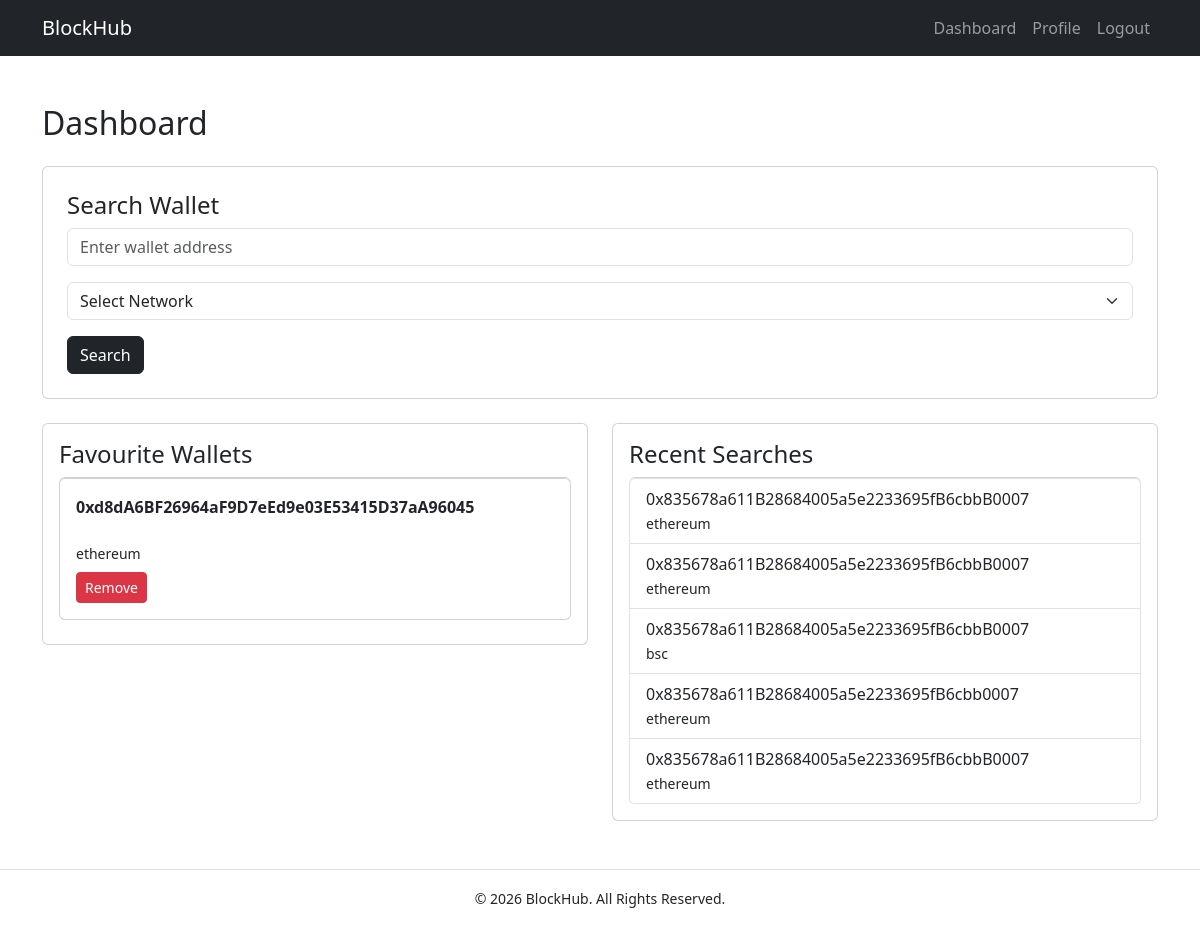
The app's page /dashboard (signed in) with its own data.
### tables this page shows
CREATE TABLE favourites (
    id INTEGER PRIMARY KEY AUTOINCREMENT,
    user_id INTEGER NOT NULL,
    wallet_address TEXT NOT NULL,
    network TEXT,
    added_at TIMESTAMP DEFAULT CURRENT_TIMESTAMP,

    FOREIGN KEY (user_id) REFERENCES users(id)
);

CREATE TABLE search_history (
    id INTEGER PRIMARY KEY AUTOINCREMENT,
    user_id INTEGER NOT NULL,
    wallet_address TEXT NOT NULL,
    network TEXT,
    searched_at TIMESTAMP DEFAULT CURRENT_TIMESTAMP,

    FOREIGN KEY (user_id) REFERENCES users(id)
);

### app.py (the view)
@app.route("/dashboard")
@login_required
def dashboard():
    conn = get_db_connection()
    favourites = conn.execute(
        """
        SELECT *
        FROM favourites
        WHERE user_id = ?
        ORDER BY added_at DESC
        LIMIT 5
        """,
        (session["user_id"],)
    ).fetchall()
    history = conn.execute(
        """
        SELECT *
        FROM search_history
        WHERE user_id = ?
        ORDER BY searched_at DESC
        LIMIT 5
        """,
        (session["user_id"],)
    ).fetchall()
    conn.close()
    return render_template(
        "dashboard.html",
        favourites=favourites,
        history=history
    )

### app.py (called while the page is built)
def get_db_connection():
    conn = sqlite3.connect(DATABASE)
    conn.row_factory = sqlite3.Row
    return conn

### helpers.py (called while the page is built)
def login_required(f):
    @wraps(f)
    def decorated_function(*args, **kwargs):
        if session.get("user_id") is None:
            return redirect("/login")
        return f(*args, **kwargs)
    return decorated_function

### templates/dashboard.html (shortened to what this page needs)
{% extends "layout.html" %} {% block title %} Dashboard {% endblock %} {% block
content %}
<h2 class="mb-4">Dashboard</h2>
<div class="card p-4 mb-4">
  <h4>Search Wallet</h4>
  <form action="/wallet" method="GET">
    <div class="mb-3">
      <input
        class="form-control"
        name="address"
        placeholder="Enter wallet address"
        required
      />
    </div>
    <div class="mb-3">
      <select class="form-select" name="network" required>
        <option value="">Select Network</option>
      </select>
    </div>
    <button class="btn btn-dark">Search</button>
  </form>
</div>
<div class="row">
  <div class="col-md-6">
    <div class="card p-3">
      <h4>Favourite Wallets</h4>
      {% if favourites %}
      <div class="list-group">
        {% for wallet in favourites %}
        <div class="card mb-2 p-3">
          <strong>{{ wallet.wallet_address }}</strong>
          <br />
          <small>{{ wallet.network }}</small>
          <form
            action="/remove_favourite/{{ wallet.id }}"
            method="POST"
            class="mt-2"
          >
            <button class="btn btn-danger btn-sm">Remove</button>
          </form>
        </div>
        {% endfor %}
      </div>
      {% else %}
      <p class="text-muted">No favourite wallets yet.</p>
      {% endif %}
    </div>
  </div>
  <div class="col-md-6">
    <div class="card p-3">
      <h4>Recent Searches</h4>
      {% if history %}
      <ul class="list-group">
        {% for search in history %}
        <li class="list-group-item">
          {{ search.wallet_address }}
          <br />
          <small>{{ search.network }}</small>
        </li>
        {% endfor %}
      </ul>
      {% else %}
      <p class="text-muted">No recent searches.</p>
      {% endif %}
    </div>
  </div>
</div>
{% endblock %}

### templates/layout.html (shortened to what this page needs)
<!doctype html>
<html lang="en">
  <head>
    <link
      href="https://cdn.jsdelivr.net/npm/bootstrap@5.3.7/dist/css/bootstrap.min.css"
      rel="stylesheet"
    />
    <link
      rel="stylesheet"
      href="{{ url_for('static', filename='css/style.css') }}"
    />
  </head>
  <body>
    <nav class="navbar navbar-expand-lg navbar-dark bg-dark">
      <div class="container">
        <a class="navbar-brand" href="/">BlockHub</a>
        <div class="collapse navbar-collapse" id="navbarNav">
          <ul class="navbar-nav ms-auto">
            {% if session.get("user_id") %}
            <li class="nav-item">
              <a class="nav-link" href="/dashboard">Dashboard</a>
            </li>
            <li class="nav-item">
              <a class="nav-link" href="/profile">Profile</a>
            </li>
            <li class="nav-item">
              <a class="nav-link" href="/logout">Logout</a>
            </li>
            {% endif %}
          </ul>
        </div>
      </div>
    </nav>
    <main class="container py-5">{% block content %} {% endblock %}</main>
    <footer class="text-center py-3 border-top">
      <small>&copy; 2026 BlockHub. All Rights Reserved.</small>
    </footer>
  </body>
</html>

### static/css/style.css (style rules this page uses)
body { min-height: 100vh; display: flex; flex-direction: column; }
main { flex: 1; }

### records on screen
favourites: wallet_address "0xd8dA6BF26964aF9D7eEd9e03E53415D37aA96045", network "ethereum"
search_history: wallet_address "0x835678a611B28684005a5e2233695fB6cbbB0007", network "ethereum"
search_history: wallet_address "0x835678a611B28684005a5e2233695fB6cbbB0007", network "ethereum"
search_history: wallet_address "0x835678a611B28684005a5e2233695fB6cbbB0007", network "bsc"
search_history: wallet_address "0x835678a611B28684005a5e2233695fB6cbb0007", network "ethereum"
search_history: wallet_address "0x835678a611B28684005a5e2233695fB6cbbB0007", network "ethereum"
